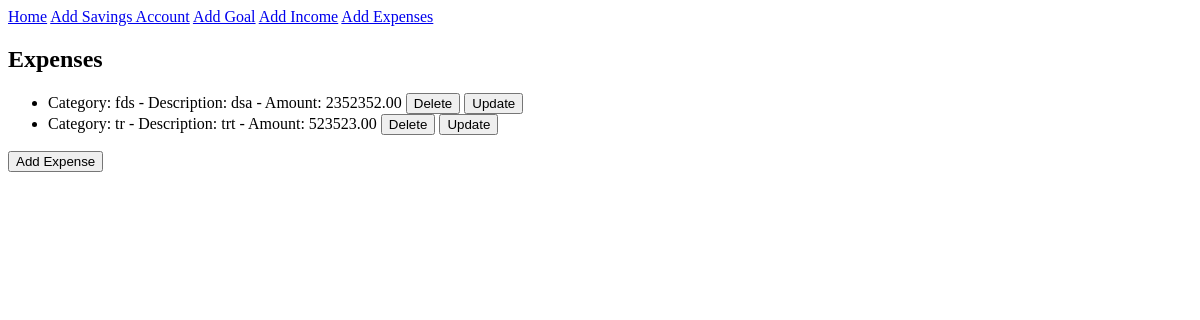
The app's page /finance/user-expenses/ (signed in), older data.
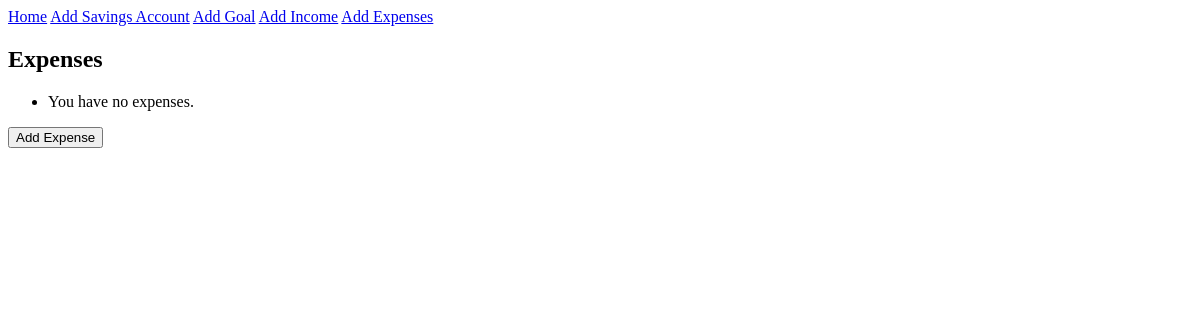
The same page, newer data.
### finance/models.py (models this page shows, shortened)
class Expenses(models.Model):
    user = models.ForeignKey(User, on_delete=models.CASCADE)
    amount = models.DecimalField(max_digits=12, decimal_places=2)
    description = models.CharField(max_length=400)
    category = models.CharField(max_length=40, choices=CATEGORY_CHOICES)
    created_at = models.DateTimeField(auto_now_add=True)
    updated_at = models.DateTimeField(auto_now=True)

### finance/views.py (the view)
# urls.py: path('user-expenses/', user_expenses, name='expense_home'),
@login_required
def user_expenses(request):
    user = request.user
    user_id = user.id
    expenses = Expenses.objects.filter(user_id=user_id)
    return render(request, 'expense_home.html', {'expenses': expenses})

### dashboard/templates/expenses/expense_home.html (shortened to what this page needs)
{% extends "base.html" %}
{% block content %}
    {% if user.is_authenticated %}
        <h2>Expenses</h2>
        <ul>
            {% for expense in expenses %}
                <li>Category: {{ expense.category }} - Description: {{ expense.description }} - Amount: {{ expense.amount }}
                    <form method="post" action="{% url 'delete_expense' expense.id %}" style="display:inline;">
                        <button type="submit">Delete</button>
                    </form>
                    <a href="{% url 'update_expense' expense.id %}">
                        <button>Update</button>
                    </a>
                </li>
            {% empty %}
                <li>You have no expenses.</li>
            {% endfor %}
        </ul>
        <a href="{% url 'create_expense' %}">
            <button>Add Expense</button>
        </a>
    {% else %}
        <p>You are not logged in</p>
        <a< href="{% url 'login' %}">Log In</a>
    {% endif %}
{% endblock %}

### dashboard/templates/base.html (shortened to what this page needs)
<!DOCTYPE html>
<html>
<head>
</head>
<body>
  <main>
    {% if user.is_authenticated %}
      <div class="navbar">
        <a href="/">Home</a>
        <a href="/finance/create-saving">Add Savings Account</a>
        <a href="/finance/create-goal">Add Goal</a>
        <a href="/finance/create-income">Add Income</a>
        <a href="/finance/create-expense">Add Expenses</a>
    </div>
    {% endif %}
    {% block content %}
    {% endblock %}
  </main>
</body>
</html>

Row changes from the older to the newer data that the page shows:
removed Expenses: category "fds", description "dsa", amount "2352352.00"
removed Expenses: category "tr", description "trt", amount "523523.00"
Text that changed along with them:
text now shown: "You have no expenses."
